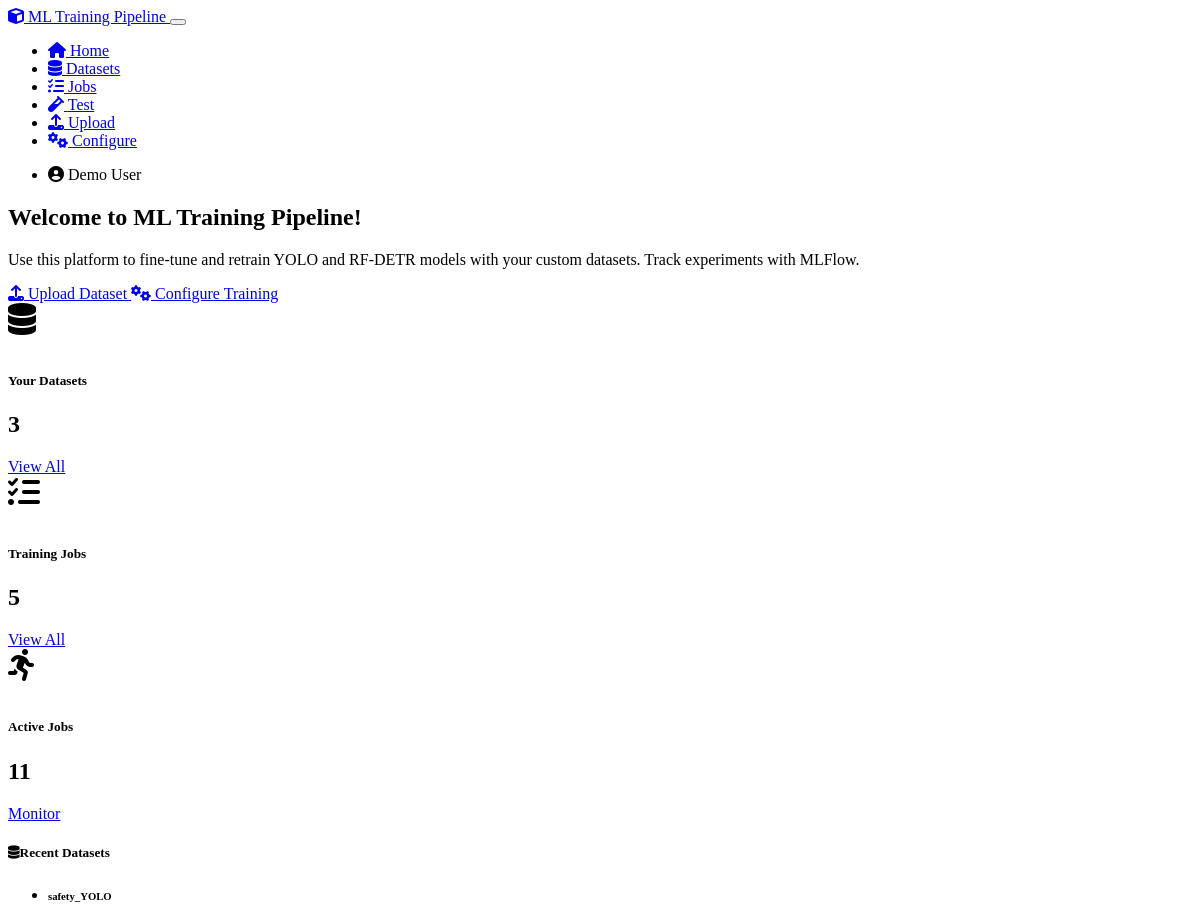
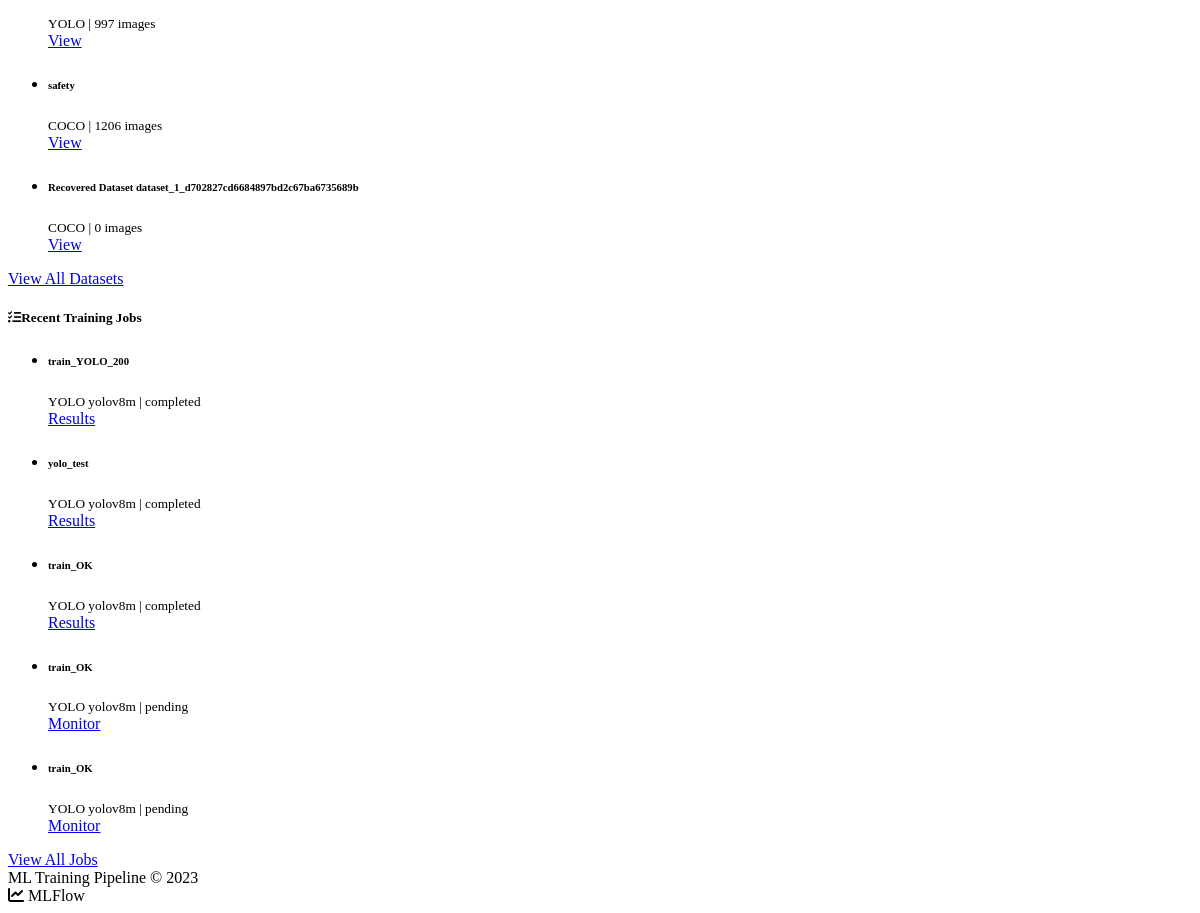
Before: / with the older database file (2 pictures, top to bottom).
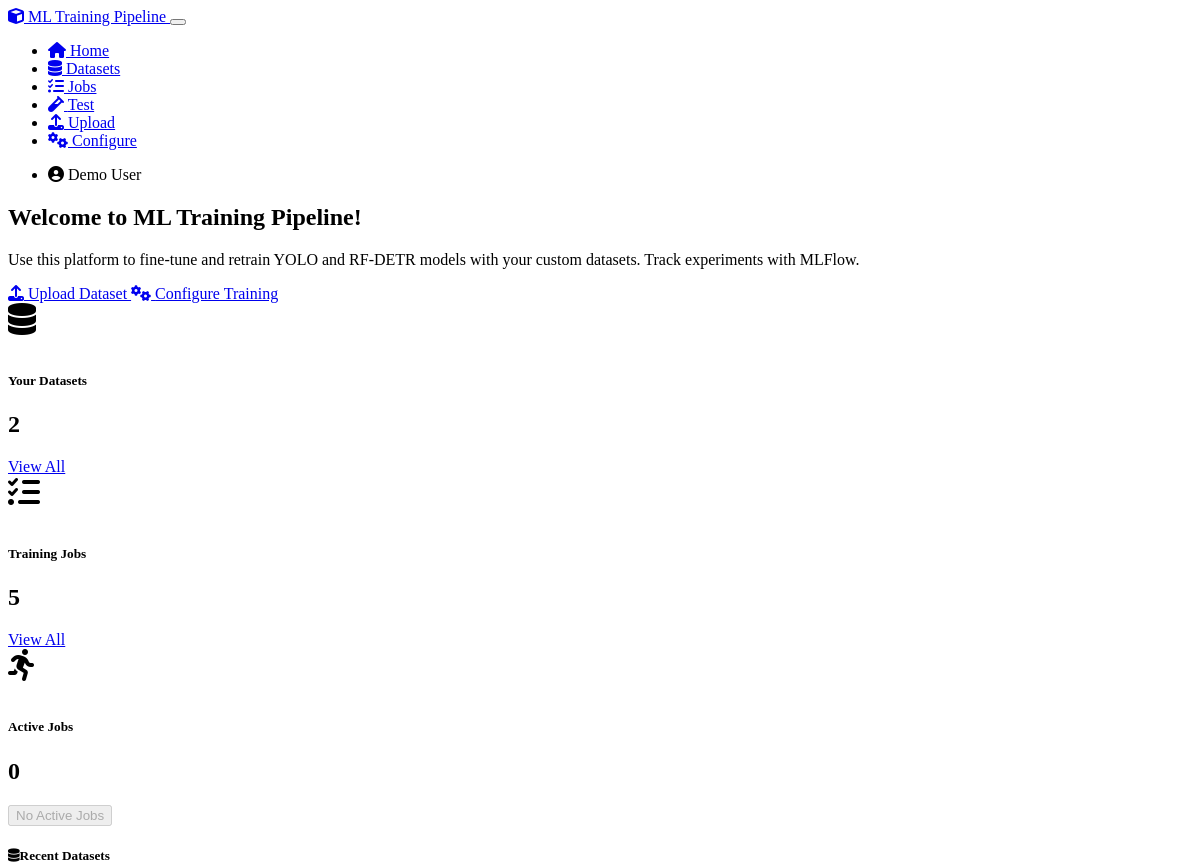
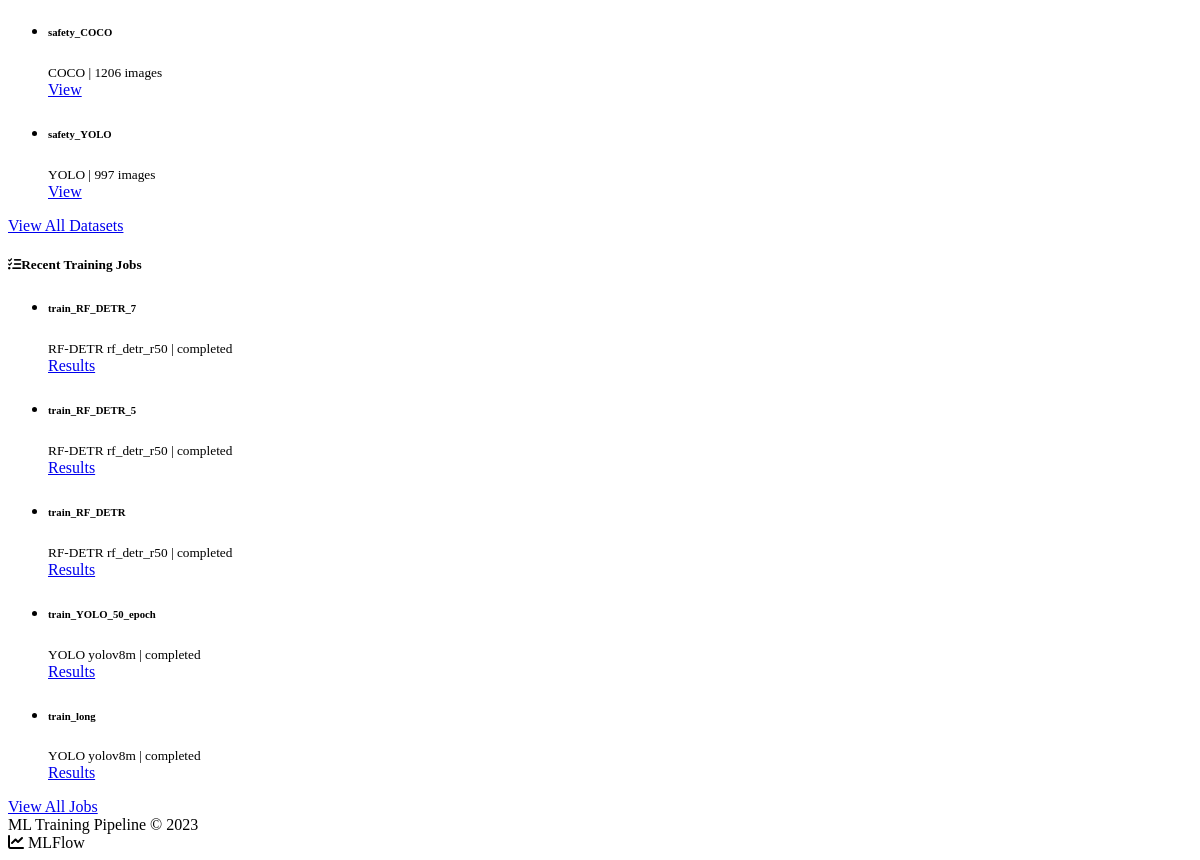
After: the same page with the newer database file (2 pictures, top to bottom).
### models.py (models this page shows, shortened)
class Dataset(db.Model):
    id = db.Column(db.Integer, primary_key=True)
    name = db.Column(db.String(120), nullable=False)
    description = db.Column(db.Text)
    data_path = db.Column(db.String(256), nullable=False)
    format_type = db.Column(db.String(20), nullable=False)  # COCO, YOLO, VOC, etc.
    class_names = db.Column(db.Text)  # JSON-serialized list of class names
    image_count = db.Column(db.Integer, default=0)
    created_at = db.Column(db.DateTime, default=datetime.utcnow)
    user_id = db.Column(db.Integer, db.ForeignKey('user.id'), nullable=False)
    training_jobs = db.relationship('TrainingJob', backref='dataset', lazy='dynamic')

class TrainingJob(db.Model):
    id = db.Column(db.Integer, primary_key=True)
    job_name = db.Column(db.String(120), nullable=False)
    model_type = db.Column(db.String(20), nullable=False)  # YOLO, RF-DETR
    model_variant = db.Column(db.String(20), nullable=False)  # e.g., yolov5s, rf_detr_r50
    hyperparameters = db.Column(db.Text, nullable=False)  # JSON-serialized hyperparameters
    status = db.Column(db.String(20), default='pending')  # pending, running, completed, failed
    mlflow_run_id = db.Column(db.String(36))  # MLFlow run ID
    dagster_run_id = db.Column(db.String(36))  # Dagster run ID
    created_at = db.Column(db.DateTime, default=datetime.utcnow)
    started_at = db.Column(db.DateTime)
    completed_at = db.Column(db.DateTime)
    error_message = db.Column(db.Text)
    user_id = db.Column(db.Integer, db.ForeignKey('user.id'), nullable=False)
    dataset_id = db.Column(db.Integer, db.ForeignKey('dataset.id'), nullable=False)

### routes.py (the view)
    @app.route('/')
    def index():
        user_id = ensure_default_user()
        recent_datasets = Dataset.query.filter_by(user_id=user_id).order_by(Dataset.created_at.desc()).limit(5).all()
        recent_jobs = TrainingJob.query.filter_by(user_id=user_id).order_by(TrainingJob.created_at.desc()).limit(5).all()
        active_jobs = TrainingJob.query.filter(
            TrainingJob.user_id == user_id,
            TrainingJob.status.in_(['pending', 'running'])
        ).all()
        return render_template('index.html',
                            recent_datasets=recent_datasets,
                            recent_jobs=recent_jobs,
                            active_jobs=active_jobs)

### routes.py (called while the page is built, shortened)
def ensure_default_user():
    default_user = User.query.filter_by(id=1).first()
    return default_user.id

### templates/index.html (shortened to what the changed rows need)
{% extends "layout.html" %}
{% block content %}
    <div class="row mb-4">
        <div class="col-md-12">
            <div class="card bg-dark">
                <div class="card-body">
                    <h2 class="card-title">Welcome to ML Training Pipeline!</h2>
                </div>
            </div>
        </div>
    </div>
    <div class="row mb-4">
        <div class="col-md-4">
            <div class="card h-100">
                <div class="card-body text-center">
                    <i class="fas fa-database feature-icon text-primary"></i>
                    <h5 class="card-title">Your Datasets</h5>
                    <h2 class="card-text">{{ recent_datasets|length }}</h2>
                    <a href="{{ url_for('list_datasets') }}" class="btn btn-sm btn-outline-secondary">View All</a>
                </div>
            </div>
        </div>
        <div class="col-md-4">
            <div class="card h-100">
                <div class="card-body text-center">
                    <h2 class="card-text">{{ recent_jobs|length }}</h2>
                </div>
            </div>
        </div>
        <div class="col-md-4">
            <div class="card h-100">
                <div class="card-body text-center">
                    <i class="fas fa-running feature-icon text-warning"></i>
                    <h5 class="card-title">Active Jobs</h5>
                    <h2 class="card-text">{{ active_jobs|length }}</h2>
                    {% if active_jobs %}
                    <a href="{{ url_for('monitor_training', job_id=active_jobs[0].id) }}" class="btn btn-sm btn-outline-warning">Monitor</a>
                    {% else %}
                    <button class="btn btn-sm btn-outline-secondary" disabled>No Active Jobs</button>
                    {% endif %}
                </div>
            </div>
        </div>
    </div>
    <div class="row">
        <div class="col-md-6">
            <div class="card">
                <div class="card-body p-0">
                    {% if recent_datasets %}
                    <ul class="list-group list-group-flush">
                        {% for dataset in recent_datasets %}
                        <li class="list-group-item d-flex justify-content-between align-items-center">
                            <div>
                                <h6 class="mb-0">{{ dataset.name }}</h6>
                                <small class="text-muted">{{ dataset.format_type.upper() }} | {{ dataset.image_count }} images</small>
                            </div>
                            <a href="{{ url_for('view_dataset', dataset_id=dataset.id) }}" class="btn btn-sm btn-outline-primary">
                                View
                            </a>
                        </li>
                        {% endfor %}
                    </ul>
                    {% endif %}
                </div>
            </div>
        </div>
        <div class="col-md-6">
            <div class="card">
                <div class="card-body p-0">
                    {% if recent_jobs %}
                    <ul class="list-group list-group-flush">
                        {% for job in recent_jobs %}
                        <li class="list-group-item d-flex justify-content-between align-items-center">
                            <div>
                                <h6 class="mb-0">{{ job.job_name }}</h6>
                                <small class="text-muted">
                                    {{ job.model_type.upper() }} {{ job.model_variant }} |
                                    <span class="badge bg-{% if job.status == 'completed' %}success{% elif job.status == 'failed' %}danger{% elif job.status == 'running' %}primary{% else %}secondary{% endif %}">
                                        {{ job.status }}
                                    </span>
                                </small>
                            </div>
                            <div>
                                {% if job.status == 'running' or job.status == 'pending' %}
                                <a href="{{ url_for('monitor_training', job_id=job.id) }}" class="btn btn-sm btn-outline-primary">
                                    Monitor
                                </a>
                                {% elif job.status == 'completed' %}
                                <a href="{{ url_for('training_results', job_id=job.id) }}" class="btn btn-sm btn-outline-success">
                                    Results
                                </a>
                                {% else %}
                                <a href="{{ url_for('monitor_training', job_id=job.id) }}" class="btn btn-sm btn-outline-secondary">
                                    Details
                                </a>
                                {% endif %}
                            </div>
                        </li>
                        {% endfor %}
                    </ul>
                    {% endif %}
                </div>
            </div>
        </div>
    </div>
{% endblock %}

Changed rows visible on the page:
removed Dataset: name "safety", format_type "COCO", image_count "1206"
removed Dataset: name "Recovered Dataset dataset_1_d702827cd6684897bd2c67ba6735689b", format_type "COCO", image_count "0"
removed TrainingJob: job_name "train_YOLO_200", model_type "YOLO", model_variant "yolov8m", status "completed"
removed TrainingJob: job_name "yolo_test", model_type "YOLO", model_variant "yolov8m", status "completed"
removed TrainingJob: job_name "train_OK", model_type "YOLO", model_variant "yolov8m", status "completed"
removed TrainingJob: job_name "train_OK", model_type "YOLO", model_variant "yolov8m", status "pending"
removed TrainingJob: job_name "train_OK", model_type "YOLO", model_variant "yolov8m", status "pending"
added Dataset: name "safety_COCO", format_type "COCO", image_count "1206"
added TrainingJob: job_name "train_RF_DETR_7", model_type "RF-DETR", model_variant "rf_detr_r50", status "completed"
added TrainingJob: job_name "train_RF_DETR_5", model_type "RF-DETR", model_variant "rf_detr_r50", status "completed"
added TrainingJob: job_name "train_RF_DETR", model_type "RF-DETR", model_variant "rf_detr_r50", status "completed"
added TrainingJob: job_name "train_YOLO_50_epoch", model_type "YOLO", model_variant "yolov8m", status "completed"
added TrainingJob: job_name "train_long", model_type "YOLO", model_variant "yolov8m", status "completed"
Other visible differences:
{{ recent_datasets|length }}: "3" → "2"
{{ active_jobs|length }}: "11" → "0"
text no longer shown: "Monitor"
text now shown: "No Active Jobs"
